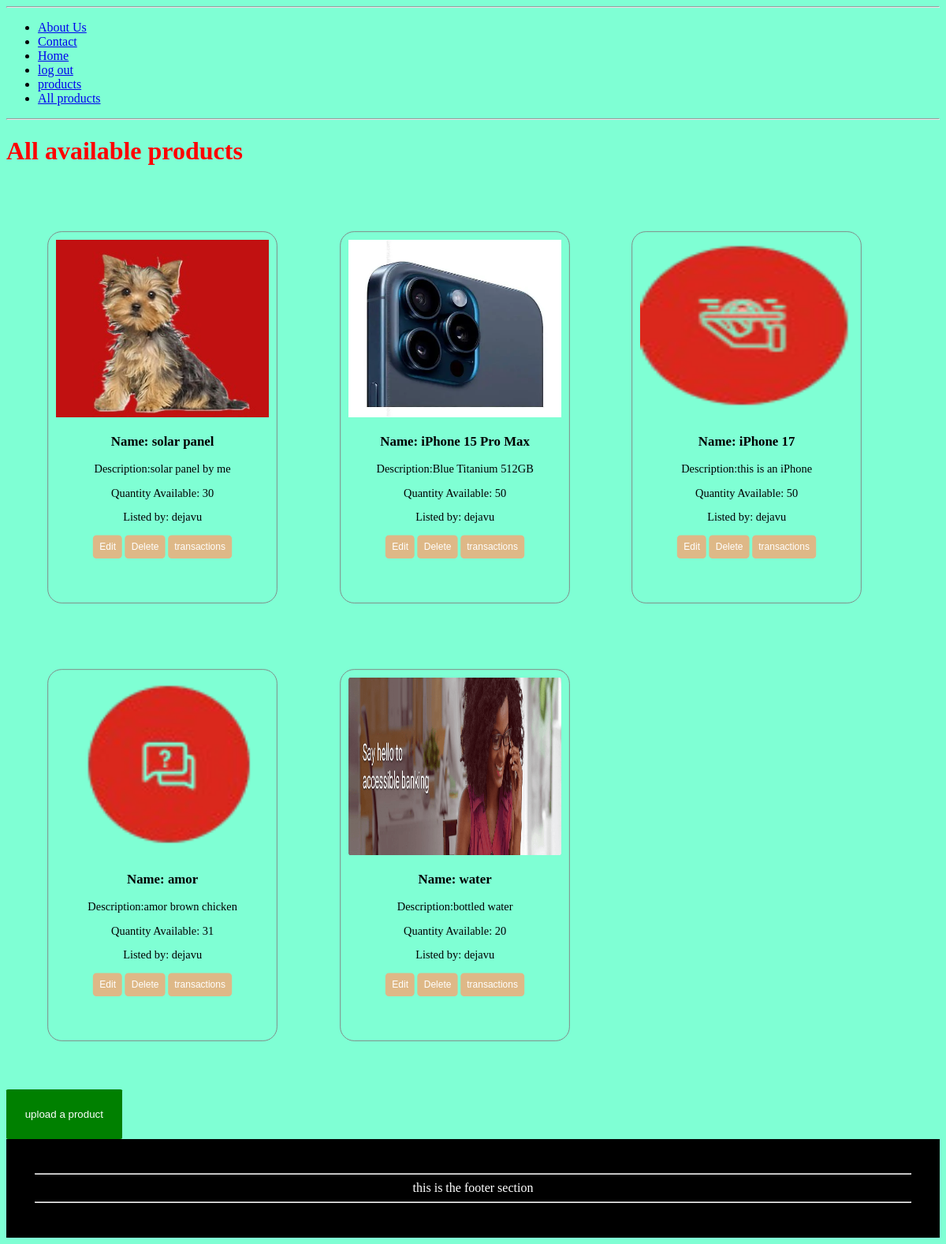
The app's page /product/ (signed in), older data.
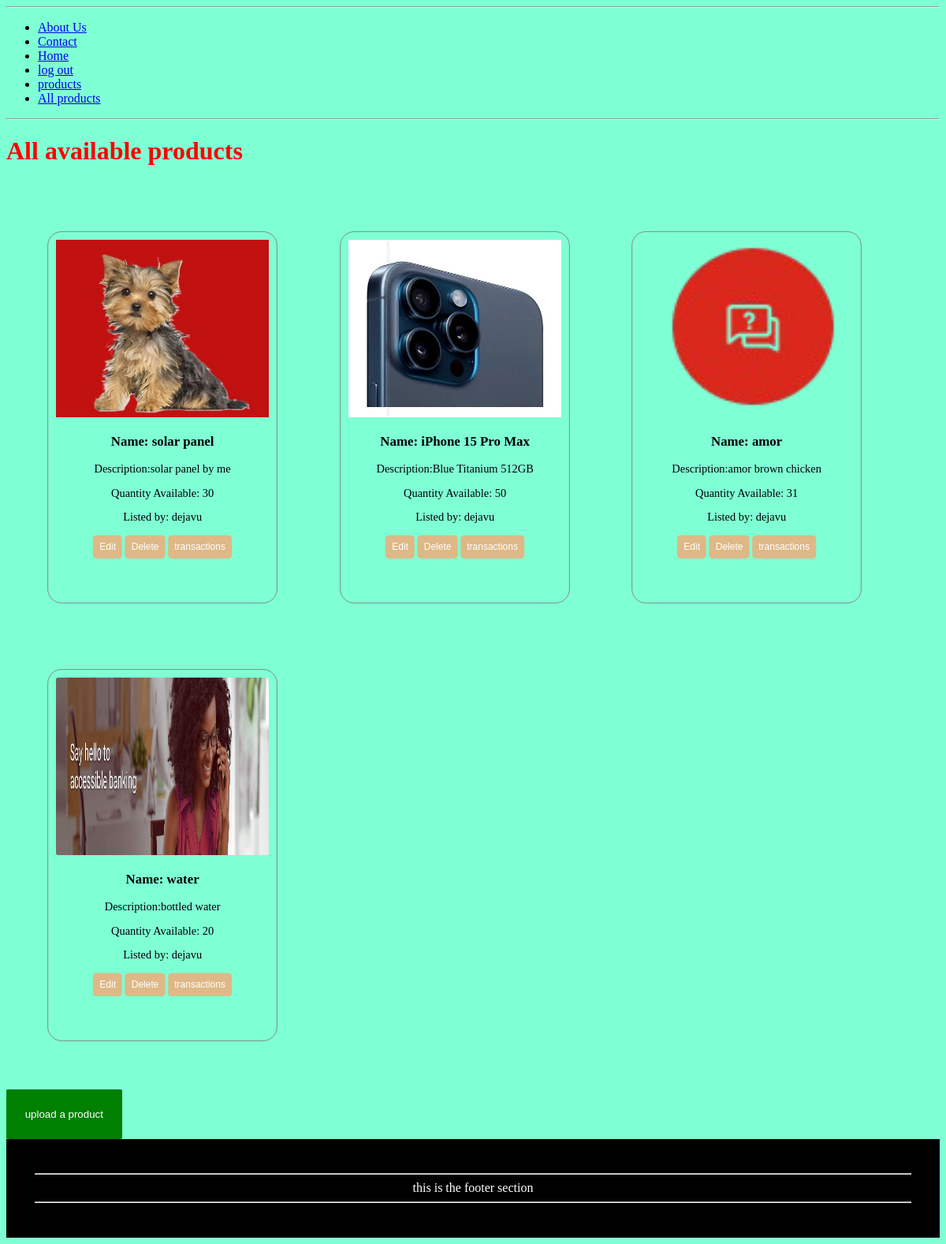
The same page, newer data.
### product/models.py (models this page shows, shortened)
class Product(models.Model):
 id=models.UUIDField(default=uuid.uuid4,primary_key=True,editable=False)
 name=models.CharField(max_length=250)
 description=models.TextField()
 price=models.PositiveBigIntegerField()
 quantity=models.PositiveIntegerField()
 sold=models.PositiveIntegerField(default=0)
 image=models.ImageField(upload_to='product/')
 user=models.ForeignKey(User,on_delete=models.CASCADE)
 created_at=models.DateTimeField(auto_now_add=True)
 updated_at=models.DateTimeField(auto_now=True)

### product/views.py (the view)
# urls.py: urlpatterns= [path('',Products.as_view(), name='products'),
class Products(LoginRequiredMixin,View):
    def get(self,request):
        all_products = Product.objects.all().order_by("-created_at")
        context = {
            'all_prod':all_products
        }
        return render (request,'products.html',context)

### product/templates/products.html (shortened to what this page needs)
{% extends 'base.html' %}
{% load static %}
{% block style %} <link rel="stylesheet" href="{% static 'user/css/product.css'%}">
    {% endblock style%}
{%block main %}
<h1> All available products</h1>
<div class="all-products">
{% for product in all_prod %}
<div class="product-card">
    <img src="{{product.image.url}}" alt="{{ product.name }}">
    <h3>Name: {{ product.name }}</h3>
    <p>Description:{{ product.description }}</p>
    <p>Quantity Available: {{ product.quantity }}</p>
    <p>Listed by: {{product.user.username}}</p>
    {% if product.user == user %}
    <a href="{%url 'edit-product' product.id %}"><button class="buy-btn">Edit</button></a>
    <a href="{%url 'delete-product' product.id %}"><button class="buy-btn">Delete</button></a>
    <a href="{%url 'transactions-product' product.id %}"><button class="buy-btn">transactions</button></a>
    {% else %}
    <a href="{%url 'buy-product' product.id %}"><button class="buy-btn">Buy</button></a>
    {% endif %}
</div>
{% endfor %}
</div>
<a href="{%url 'add-product'%}"><button id="upload">upload a product</button></a>
{% endblock main%}

Row changes from the older to the newer data that the page shows:
removed Product: image (picture), name "iPhone 17", description "this is an iPhone", quantity "50", user.username "dejavu", shows "Edit"
